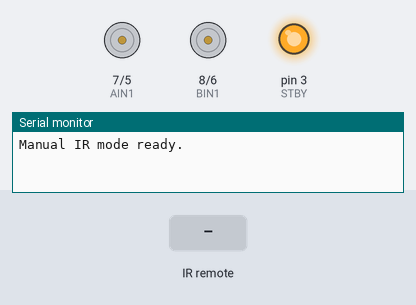
Bench run of a sketch on a simulated Arduino Uno, built with avr-gcc and run on an emulated ATmega328P. Shown: direction and speed pins drawn as motors (green arrow = direction pin HIGH = forward, orange = LOW = backward, longer = more drive, stopped while the standby pin is LOW), output pins drawn as LEDs (lit = HIGH), the last lines printed to the serial monitor. Inputs (shaded band) come from the test bench.

Above: at 1.2 s.
1.3 s: infrared code 0xB946FF00 received
At 1.4 s:
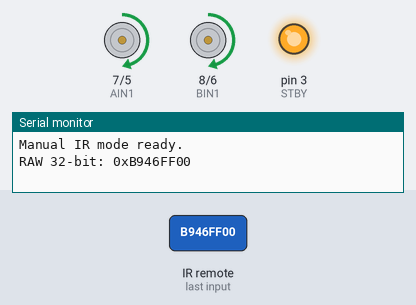
3.0 s: infrared code 0xBC43FF00 received
At 3.1 s:
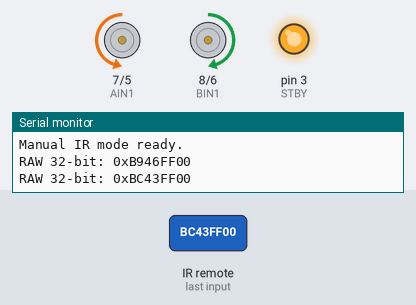
4.7 s: infrared code 0xEA15FF00 received
At 4.8 s:
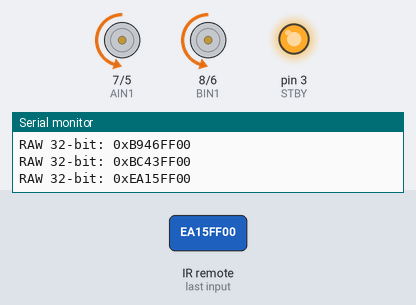
6.4 s: infrared code 0xBB44FF00 received
At 6.5 s:
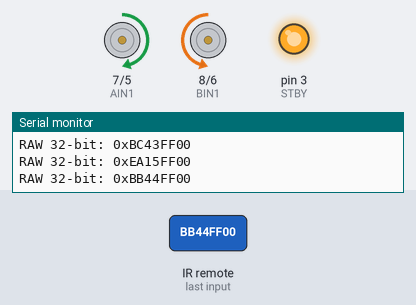
Timing chart, 0 to 9.1 s (numbered marks = the images above; inputs shaded):
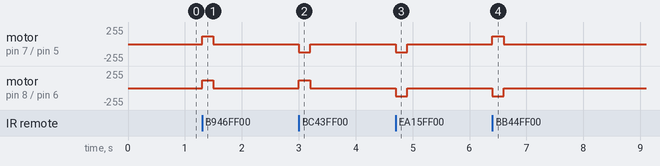

Measured:
- after the input at 1.3 s, motor on pin 7 (AIN1) / pin 5 (PWMA), motor on pin 8 (BIN1) / pin 6 (PWMB): stopped → forward 120/255 at once, → stopped 0.20 s later
- after the input at 3.0 s, motor on pin 7 (AIN1) / pin 5 (PWMA): stopped → backward 120/255 at once, → stopped 0.20 s later; motor on pin 8 (BIN1) / pin 6 (PWMB): stopped → forward 120/255 at once, → stopped 0.20 s later
- after the input at 4.7 s, motor on pin 7 (AIN1) / pin 5 (PWMA), motor on pin 8 (BIN1) / pin 6 (PWMB): stopped → backward 120/255 at once, → stopped 0.20 s later
- after the input at 6.4 s, motor on pin 7 (AIN1) / pin 5 (PWMA): stopped → forward 120/255 at once, → stopped 0.20 s later; motor on pin 8 (BIN1) / pin 6 (PWMB): stopped → backward 120/255 at once, → stopped 0.20 s later

The sketch:

_IrRemote.ino
```cpp
#include <IRremote.h>   // IRremote library (reads your 32-bit RAW IR codes)

/*
=========================================================
MODE 1 — MANUAL IR DRIVE (HOLD-TO-MOVE) + SPEED UP/DOWN
---------------------------------------------------------
- Uses RAW 32-bit HEX codes
- Car moves ONLY while you keep holding a direction button
- Option 8 = Speed Increase, Option 7 = Speed Decrease
- Auto-stop happens when you release the button (timeout)
=========================================================
*/

// ---------------- IR receiver pin ----------------
const int IR_RECEIVE_PIN = 9;   // IR receiver signal pin

// ---------------- Motor driver pins ----------------
const int PWMA = 5;             // Left motor PWM (speed)
const int AIN1 = 7;             // Left motor direction
const int PWMB = 6;             // Right motor PWM (speed)
const int BIN1 = 8;             // Right motor direction
const int STBY = 3;             // Motor driver enable (HIGH = ON)

// ---------------- Your REAL 32-bit RAW HEX codes ----------------
#define BTN_UP         0xB946FF00
#define BTN_RIGHT      0xBC43FF00
#define BTN_DOWN       0xEA15FF00
#define BTN_LEFT       0xBB44FF00

// Speed buttons (from your “Option 7/8”)
#define BTN_SPEED_DOWN 0xBD42FF00   // Option 7
#define BTN_SPEED_UP   0xAD52FF00   // Option 8

// ---------------- Speed settings ----------------
int speedValue = 120;           // starting speed
const int SPEED_STEP = 20;      // how much speed changes per press
const int MIN_SPEED = 60;       // minimum usable speed (prevents stall)
const int MAX_SPEED = 255;      // max PWM

// ---------------- Hold-to-move timing ----------------
const unsigned long RELEASE_TIMEOUT = 200; // ms without IR -> stop
unsigned long lastSignalTime = 0;          // last time we saw a signal
uint32_t lastCmd = 0;                      // last command we received

// =====================================================
// Motor movement helpers
// =====================================================
void forward(int s){
  digitalWrite(AIN1, HIGH);  analogWrite(PWMA, s);
  digitalWrite(BIN1, HIGH);  analogWrite(PWMB, s);
}

void backward(int s){
  digitalWrite(AIN1, LOW);   analogWrite(PWMA, s);
  digitalWrite(BIN1, LOW);   analogWrite(PWMB, s);
}

void turnLeft(int s){
  digitalWrite(AIN1, HIGH);  analogWrite(PWMA, s);
  digitalWrite(BIN1, LOW);   analogWrite(PWMB, s);
}

void turnRight(int s){
  digitalWrite(AIN1, LOW);   analogWrite(PWMA, s);
  digitalWrite(BIN1, HIGH);  analogWrite(PWMB, s);
}

void stopMotors(){
  analogWrite(PWMA, 0);
  analogWrite(PWMB, 0);
  digitalWrite(AIN1, LOW);
  digitalWrite(BIN1, LOW);
}

// =====================================================
// Setup
// =====================================================
void setup() {
  Serial.begin(9600);

  // Start IR receiver
  IrReceiver.begin(IR_RECEIVE_PIN, ENABLE_LED_FEEDBACK);
  Serial.println("Manual IR mode ready.");

  // Motor pins
  pinMode(PWMA, OUTPUT);
  pinMode(AIN1, OUTPUT);
  pinMode(PWMB, OUTPUT);
  pinMode(BIN1, OUTPUT);
  pinMode(STBY, OUTPUT);

  // Enable motor driver
  digitalWrite(STBY, HIGH);

  stopMotors();
}

// =====================================================
// Main loop
// =====================================================
void loop() {

  // ---------------- Read IR (if available) ----------------
  if (IrReceiver.decode()) {

    // RAW 32-bit button code
    uint32_t code = IrReceiver.decodedIRData.decodedRawData;

    // Some remotes send "repeat frames" instead of repeating the same code.
    // If your remote sends 0x0 on hold, we reuse the previous command.
    if (code == 0x0) code = lastCmd;
    else lastCmd = code;

    // Update "last seen" time so hold-to-move keeps going
    lastSignalTime = millis();

    // Debug print
    Serial.print("RAW 32-bit: 0x");
    Serial.println(code, HEX);

    // ---------------- Speed controls (tap buttons) ----------------
    if (code == BTN_SPEED_UP) {
      speedValue = constrain(speedValue + SPEED_STEP, MIN_SPEED, MAX_SPEED);
      Serial.print("Speed -> "); Serial.println(speedValue);
    }
    else if (code == BTN_SPEED_DOWN) {
      speedValue = constrain(speedValue - SPEED_STEP, MIN_SPEED, MAX_SPEED);
      Serial.print("Speed -> "); Serial.println(speedValue);
    }

    // ---------------- Movement controls (hold buttons) ----------------
    else if (code == BTN_UP)        forward(speedValue);
    else if (code == BTN_DOWN)      backward(speedValue);
    else if (code == BTN_LEFT)      turnLeft(speedValue);
    else if (code == BTN_RIGHT)     turnRight(speedValue);
    else                            stopMotors();

    // Ready for next IR frame
    IrReceiver.resume();
  }

  // ---------------- Stop when button released ----------------
  if (millis() - lastSignalTime > RELEASE_TIMEOUT) {
    stopMotors();
  }
}
```
